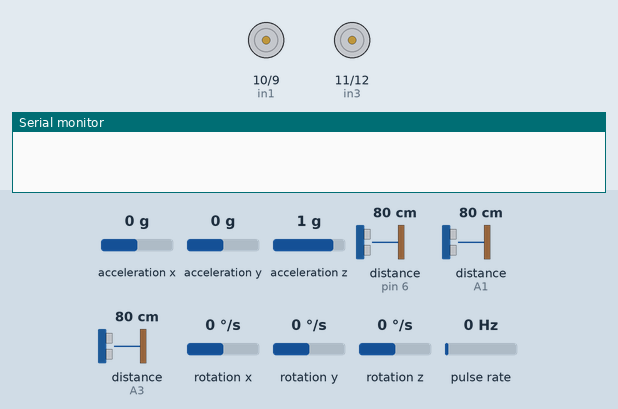
This sketch was run on a simulated Arduino Uno, built with avr-gcc and run on an emulated ATmega328P. Parts: motor-driver pin pairs drawn as motors (green arrow = first pin HIGH = forward, orange = second pin HIGH = backward, longer = more drive, scaled by the enable pin), the last lines printed to the serial monitor. Wiring (inferred from the names in the program): pulse sensor: data pin 2. The test bench sets the inputs (shaded band); at power-on: distance to the obstacle (sensors on pin 6, A1, A3) 80 cm, rotation x 0 °/s, acceleration x 0 g, acceleration y 0 g, acceleration z 1 g, rotation y 0 °/s, rotation z 0 °/s, pulse rate 0 Hz. The echo pulse lasts 58.3 µs per cm; random numbers use the default seed unless the sketch sets one.

Above: at 1.2 s.
1.3 s: distance to the obstacle (sensor on pin 6) set to 23 cm
At 5.3 s:
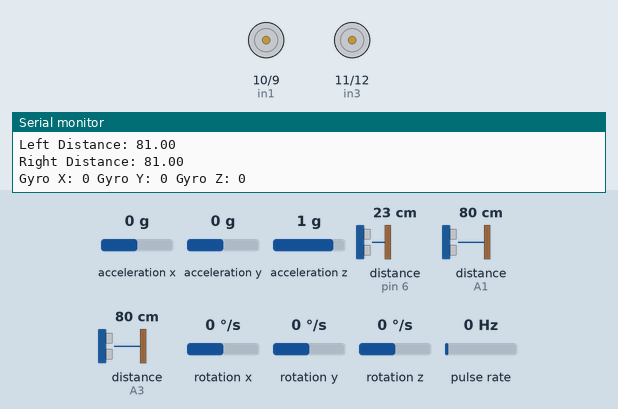
5.4 s: distance to the obstacle (sensor on pin 6) set to 19 cm
At 9.48 s:
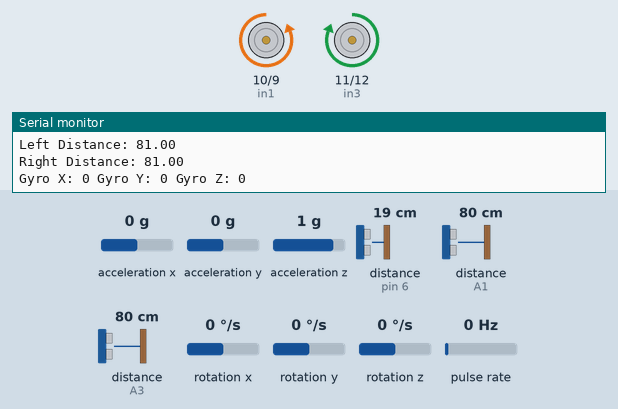
15.9 s: rotation x set to -192 °/s
At 19.07 s:
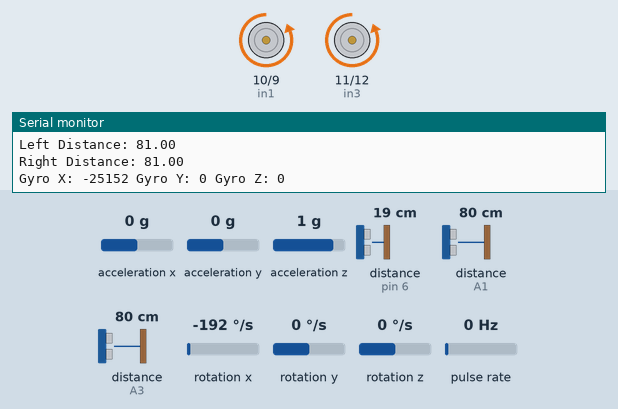
25.6 s: rotation x set to -184 °/s
29.1 s: rotation x set to -171 °/s
32.6 s: distance to the obstacle (sensor on pin 6) set to 60 cm
At 35.25 s:
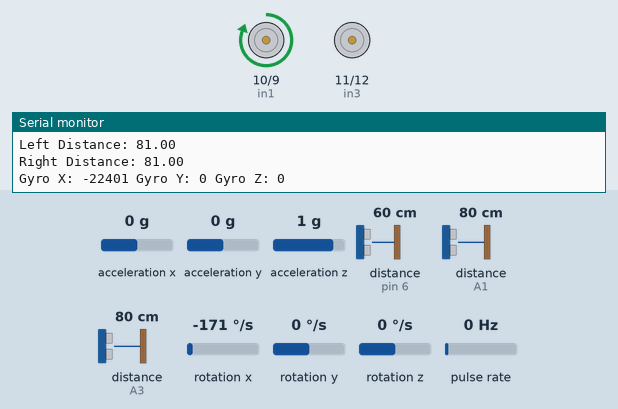
Timing chart, 0 to 43.0 s (numbered marks = the images above; inputs shaded):
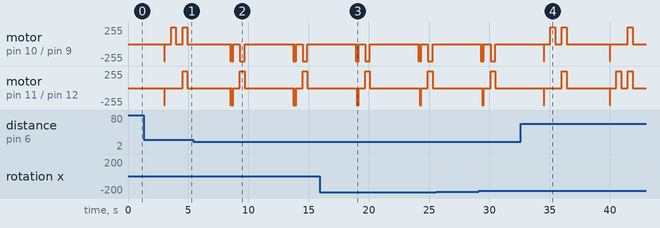

The sketch:

TLFinalCodeMicromouse.ino
```cpp
#include "Wire.h"
#include <MPU6050.h>
#include <NewPing.h>

MPU6050 mpu;


#define TRIG_PIN_FRONT 7
#define ECHO_PIN_FRONT 6
#define TRIG_PIN_LEFT A0
#define ECHO_PIN_LEFT A1
#define TRIG_PIN_RIGHT A2
#define ECHO_PIN_RIGHT A3
#define enA 8
#define in2 9
#define in1 10
#define in3 11
#define in4 12
#define enB 13
#define leftEncoderPin 1
#define rightEncoderPin 2

#define MAX_DISTANCE 100
#define MAX_SPEED 160
#define MAX_SPEED_OFFSET 40
#define COLL_DIST 10
#define TURN_DIST COLL_DIST + 5

int motorSpeed = 150; // Adjust this value as needed
int correctionFactor = 10; // Adjust this value as needed

NewPing frontUltrasonic(TRIG_PIN_FRONT, ECHO_PIN_FRONT, MAX_DISTANCE);
NewPing leftUltrasonic(TRIG_PIN_LEFT, ECHO_PIN_LEFT, MAX_DISTANCE);
NewPing rightUltrasonic(TRIG_PIN_RIGHT, ECHO_PIN_RIGHT, MAX_DISTANCE);

volatile long leftEncoderCount = 0;
volatile long rightEncoderCount = 0;

void setup()
{
  Serial.begin(9600);

  pinMode(TRIG_PIN_FRONT, OUTPUT);
  pinMode(ECHO_PIN_FRONT, INPUT);
  pinMode(TRIG_PIN_LEFT, OUTPUT);
  pinMode(ECHO_PIN_LEFT, INPUT);
  pinMode(TRIG_PIN_RIGHT, OUTPUT);
  pinMode(ECHO_PIN_RIGHT, INPUT);

  pinMode(enA, OUTPUT);
  pinMode(in1, OUTPUT);
  pinMode(in2, OUTPUT);
  pinMode(in4, OUTPUT);
  pinMode(in3, OUTPUT);
  pinMode(enB, OUTPUT);

   Wire.begin();
  mpu.initialize();

  pinMode(leftEncoderPin, INPUT_PULLUP);
  pinMode(rightEncoderPin, INPUT_PULLUP);

  attachInterrupt(digitalPinToInterrupt(leftEncoderPin), leftEncoderISR, RISING);
  attachInterrupt(digitalPinToInterrupt(rightEncoderPin), rightEncoderISR, RISING);
}

void loop()
{ delay(2000);

  float frontDistance, leftDistance, rightDistance;
  calculateDistances(frontDistance, leftDistance, rightDistance);

  Serial.print("Front Distance: ");
  Serial.println(frontDistance);
  Serial.print("Left Distance: ");
  Serial.println(leftDistance);
  Serial.print("Right Distance: ");
  Serial.println(rightDistance);
 delay(500);


  int16_t gyroX, gyroY, gyroZ;
  mpu.getRotation(&gyroX, &gyroY, &gyroZ);

  printGyroValues();
delay(500);

  float pitchAngle = atan2(gyroX, sqrt(gyroY * gyroY + gyroZ * gyroZ)) * 180.0 / M_PI;
  float rollAngle = atan2(gyroY, sqrt(gyroX * gyroX + gyroZ * gyroZ)) * 180.0 / M_PI;


  int motorSpeedLeft = motorSpeed;
  int motorSpeedRight = motorSpeed;

  // Calculate the correction factor based on pitch and roll
  int correction = (int)(correctionFactor * (rollAngle - pitchAngle));

  // Apply the correction to motor speeds
  motorSpeedLeft += correction;
  motorSpeedRight -= correction;
   motorSpeedLeft = constrain(motorSpeedLeft, 0, 255);
  motorSpeedRight = constrain(motorSpeedRight, 0, 255);

  // Control the motors with the adjusted speeds
  digitalWrite(in1, LOW);
  digitalWrite(in2, HIGH);
  analogWrite(enA, motorSpeedLeft);

  digitalWrite(in3, LOW);
  digitalWrite(in4, HIGH);
  analogWrite(enB, motorSpeedRight);

  delay(50);


//if (frontDistance < 10 && frontDistance > 3) {
  //  stopRobot(); // Stop the robot
    //moveback();
  //} else {

 // Check if any sensor detects a distance greater than 20 cm
  if (frontDistance > 20 && leftDistance <= 20 && rightDistance <= 20) {
    // Only the front sensor detects > 20 cm, move forward
    moveForward();
  } else if (frontDistance <= 15 && leftDistance > 20 && rightDistance <= 20) {
    // Only the left sensor detects > 20 cm, turn left and move forward
    turnLeft2();
    moveForward();
  } else if (frontDistance <= 15 && leftDistance <= 20 && rightDistance > 20) {
    // Only the right sensor detects > 20 cm, turn right and move forward
    turnRight2();
    moveForward();
  } else if (frontDistance > 20 && leftDistance > 20 && rightDistance <= 20) {
    // Front and left sensors detect > 20 cm, randomly choose between forward and left
    if (random(2) == 0) {
      moveForward();
    } else {
      turnLeft();
      moveForward();
    }
  } else if (frontDistance > 20 && leftDistance <= 20 && rightDistance > 20) {
    // Front and right sensors detect > 20 cm, randomly choose between forward and right
    if (random(2) == 0) {
      moveForward();
    } else {
      turnRight();
      moveForward();
    }
  } else if (frontDistance <= 15 && leftDistance > 20 && rightDistance > 20) {
    // Left and right sensors detect > 20 cm, randomly choose between left and right
    if (random(2) == 0) {
      turnLeft2();
      moveForward();
    } else {
      turnRight2();
      moveForward();
    }
  } else if (frontDistance > 20 && leftDistance > 20 && rightDistance > 20) {
    // All sensors detect > 20 cm, randomly choose between all three directions
    int direction = random(3);
    if (direction == 0) {
      moveForward();
    } else if (direction == 1) {
      turnLeft();
      moveForward();
    } else {
      turnRight();
      moveForward();
    }
  } else {//if (frontDistance < 10 && leftDistance < 10 && rightDistance < 10 &&frontDistance > 0 && leftDistance > 0 && rightDistance > 0) {
    // All sensors detect <= 20 cm, perform a turn-around
    moveBackward();
    turnAround();
  }

  delay(500); // Delay to control the loop execution speed

}

/*///////////////////////////////////////////////////////////////////////////////////////////////////////////////////////////////////*/
float calculateDistance(NewPing& ultrasonic)
{
  // Calculate distance in centimeters
  return ultrasonic.ping_cm();
}

void calculateDistances(float& frontDistance, float& leftDistance, float& rightDistance)
{
  // Calculate distances from the ultrasonic sensors
  frontDistance = calculateDistance(frontUltrasonic);
  leftDistance = calculateDistance(leftUltrasonic);
  rightDistance = calculateDistance(rightUltrasonic);
}

void leftEncoderISR()
{

  leftEncoderCount++;
}

void rightEncoderISR()
{

  rightEncoderCount++;
}


void turnRight()
{

  digitalWrite(in1, LOW);
  digitalWrite(in2, LOW);
  digitalWrite(in4, LOW);
  digitalWrite(in3, LOW);


  delay(500);


  digitalWrite(in2, LOW);
  digitalWrite(in1, LOW);
  analogWrite(enA, 255);
  digitalWrite(in4, LOW);
  digitalWrite(in3, HIGH);
  analogWrite(enB, 255);


  delay(405); // Adjust delay as needed


  digitalWrite(in1, LOW);
  digitalWrite(in2, LOW);
  digitalWrite(in4, LOW);
  digitalWrite(in3, LOW);
  delay(500);
}
void turnRight2()
{

  digitalWrite(in1, LOW);
  digitalWrite(in2, LOW);
  digitalWrite(in4, LOW);
  digitalWrite(in3, LOW);


  delay(500);


  digitalWrite(in2, HIGH);
  digitalWrite(in1, LOW);
  analogWrite(enA, 255);
  digitalWrite(in4, LOW);
  digitalWrite(in3, HIGH);
  analogWrite(enB, 255);


  delay(200); // Adjust delay as needed


  digitalWrite(in1, LOW);
  digitalWrite(in2, LOW);
  digitalWrite(in4, LOW);
  digitalWrite(in3, LOW);
  delay(500);
}
void turnLeft()
{

  digitalWrite(in1, LOW);
  digitalWrite(in2, LOW);
  digitalWrite(in4, LOW);
  digitalWrite(in3, LOW);


  delay(500);


  digitalWrite(in2, LOW);
  digitalWrite(in1, HIGH);
  analogWrite(enA, 255);
  digitalWrite(in4, LOW);
  digitalWrite(in3, LOW);
  analogWrite(enB, 255);

  delay(405);


  digitalWrite(in1, LOW);
  digitalWrite(in2, LOW);
  digitalWrite(in4, LOW);
  digitalWrite(in3, LOW);
  delay(500);
}
void turnLeft2()
{

  digitalWrite(in1, LOW);
  digitalWrite(in2, LOW);
  digitalWrite(in4, LOW);
  digitalWrite(in3, LOW);


  delay(500);


  digitalWrite(in2, LOW);
  digitalWrite(in1, HIGH);
  analogWrite(enA, 255);
  digitalWrite(in4, HIGH);
  digitalWrite(in3, LOW);
  analogWrite(enB, 255);

  delay(200);


  digitalWrite(in1, LOW);
  digitalWrite(in2, LOW);
  digitalWrite(in4, LOW);
  digitalWrite(in3, LOW);
  delay(500);
}


void turnAround()
{

  digitalWrite(in1, LOW);
  digitalWrite(in2, LOW);
  digitalWrite(in4, LOW);
  digitalWrite(in3, LOW);


  delay(500);


  digitalWrite(in2, HIGH);
  digitalWrite(in1, LOW);
  analogWrite(enA, 255);
  digitalWrite(in4, LOW);
  digitalWrite(in3, HIGH);
  analogWrite(enB, 255);


  delay(380);


  digitalWrite(in1, LOW);
  digitalWrite(in2, LOW);
  digitalWrite(in4, LOW);
  digitalWrite(in3, LOW);
  delay(500);
}

void moveForward()
{


  digitalWrite(in1, LOW);
  digitalWrite(in2, LOW);
  digitalWrite(in4, LOW);
  digitalWrite(in3, LOW);
  delay(50);
  digitalWrite(in1, HIGH);
  digitalWrite(in2, LOW);
  analogWrite(enA, 135);
  digitalWrite(in4, LOW);
  digitalWrite(in3, HIGH);
  analogWrite(enB, 135);
  delay(400);
  digitalWrite(in1, LOW);
  digitalWrite(in2, LOW);
  digitalWrite(in4, LOW);
  digitalWrite(in3, LOW);
  delay(50);

}
void moveBackward()
{
  digitalWrite(in1, LOW);
  digitalWrite(in2, LOW);
  digitalWrite(in4, LOW);
  digitalWrite(in3, LOW);
  delay(50);
  digitalWrite(in1, LOW);
  digitalWrite(in2, HIGH);
  analogWrite(enA, 150);
  digitalWrite(in4, HIGH);
  digitalWrite(in3, LOW);
  analogWrite(enB, 150);
  delay(150); // Adjust the delay for the desired backward movement time
  digitalWrite(in1, LOW);
  digitalWrite(in2, LOW);
  digitalWrite(in4, LOW);
  digitalWrite(in3, LOW);
  delay(50);
}
void moveback()
{digitalWrite(in1, LOW);
  digitalWrite(in2, LOW);
  digitalWrite(in4, LOW);
  digitalWrite(in3, LOW);
  delay(50);

  digitalWrite(in1, LOW);
  digitalWrite(in2, HIGH);
  analogWrite(enA, 150);
  digitalWrite(in4, HIGH);
  digitalWrite(in3, LOW);
  analogWrite(enB, 150);
  delay(100); // Adjust the delay for the desired backward movement time
  digitalWrite(in1, LOW);
  digitalWrite(in2, LOW);
  digitalWrite(in4, LOW);
  digitalWrite(in3, LOW);
  delay(50);
}
void stopRobot()
{

  digitalWrite(in1, LOW);
  digitalWrite(in2, LOW);
  digitalWrite(in4, LOW);
  digitalWrite(in3, LOW);
  delay(200);
}
void printGyroValues() {
  int16_t gyroX, gyroY, gyroZ;
  mpu.getRotation(&gyroX, &gyroY, &gyroZ);

  Serial.print("Gyro X: ");
  Serial.print(gyroX);
  Serial.print(" Gyro Y: ");
  Serial.print(gyroY);
  Serial.print(" Gyro Z: ");
  Serial.println(gyroZ);
}
```

Measured:
- the behaviour switches between 21 and 20 cm on distance to the obstacle (sensor on pin 6) (found by bisection; images 1 and 2)
